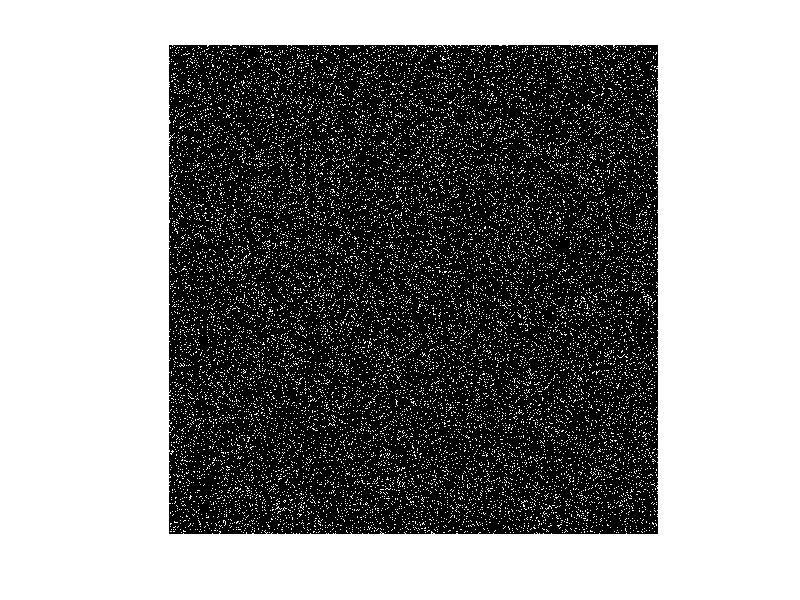

Source code (MATLAB):
new = uint8(zeros(1000, 1000));
for i = 1:1000
    for j = 1:1000
        if rand > 0.9
            new(i, j) = 255;
        end
    end
end
%imwrite('binary.png');
imshow(new);